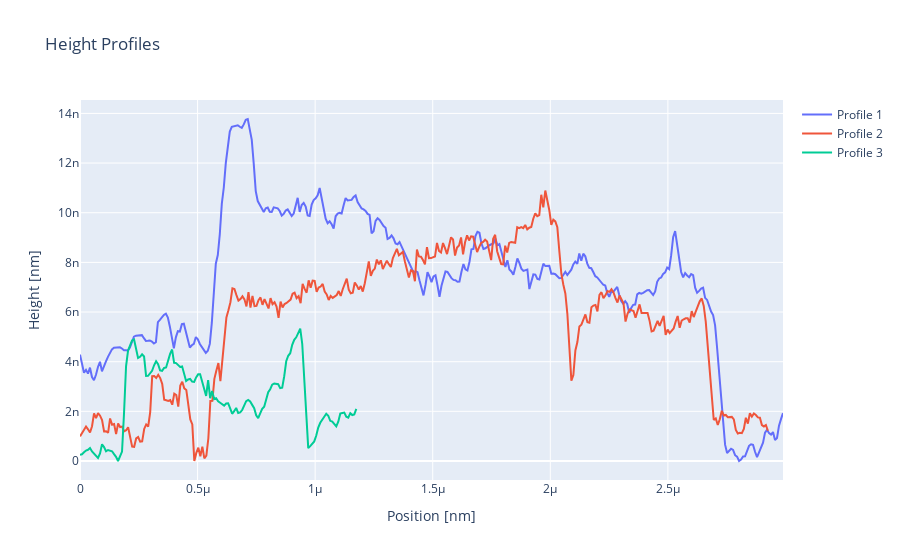

Notebook code cell kept with this figure:
### Code cell
device_path = r"C:\Users\poeda\OneDrive\Desktop\Documents\Luo Group\AFM Images\CrsBr MTJ Project\Device 15\crsbr_height.csv"
device = afm.afmData(device_path).zero_minimums()
device.plotly_graph()

### Figure 1 — Plotly figure (JSON) as saved in the notebook; plotly's stock layout.template omitted (floating-point values rounded to 4 significant figures; data arrays with more than 128 entries replaced by an {"elided": "..."} marker saying what was removed)
{"data": [{"mode": "lines", "name": "Profile 1", "type": "scatter", "x": {"elided": "353 float values"}, "y": {"elided": "353 float values"}}, {"mode": "lines", "name": "Profile 2", "type": "scatter", "x": {"elided": "353 float values"}, "y": {"elided": "353 float values"}}, {"mode": "lines", "name": "Profile 3", "type": "scatter", "x": {"elided": "353 float values"}, "y": {"elided": "353 float values"}}], "layout": {"title": {"text": "  Height Profiles"}, "xaxis": {"title": {"text": "Position [nm]"}}, "yaxis": {"title": {"text": "Height [nm]"}}}}
